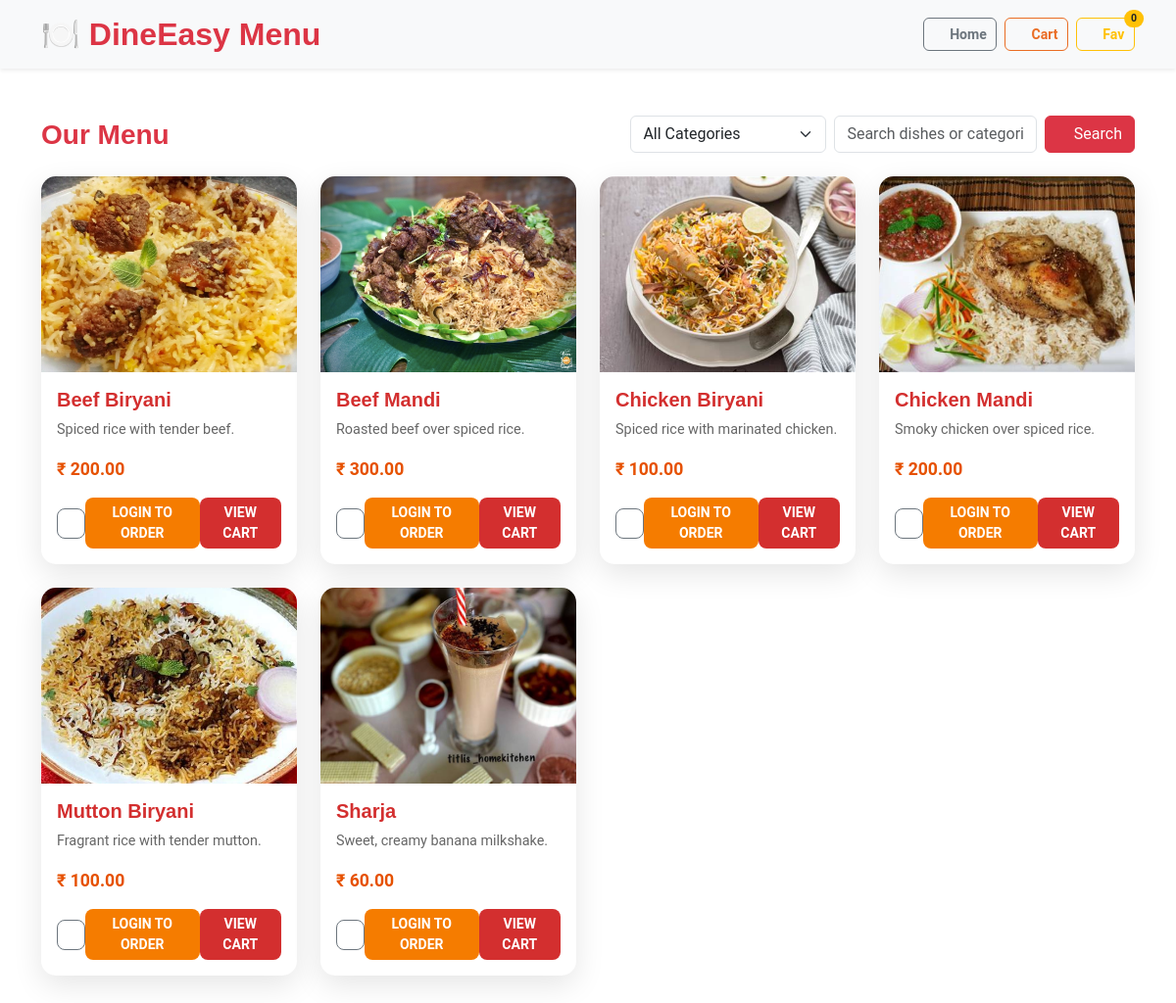
The app's page /menu/ with its own data.
### admin_app/models.py (models this page shows)
class fooditems(models.Model):
    name = models.CharField(max_length=100)
    description = models.TextField()
    price = models.DecimalField(max_digits=10, decimal_places=2)
    category = models.ForeignKey(categorydb, on_delete=models.CASCADE)
    image = models.ImageField(upload_to='food_items/', blank=True, null=True)
    availability = models.BooleanField(default=True)

### customer_app/views.py (the view)
# urls.py: path('menu/', views.view_menu, name='view_menu'),
def view_menu(request):
    try:
        categories = categorydb.objects.all()
        selected_category = request.GET.get('category', '').strip() or None
        search_query = request.GET.get('q', '').strip()
        from django.db.models import Q
        foods_qs = fooditems.objects.select_related('category').filter(availability=True).order_by('name')
        if selected_category:
            try:
                selected_category_int = int(selected_category)
                foods_qs = foods_qs.filter(category_id=selected_category_int)
            except (ValueError, TypeError):
                selected_category = None
        if search_query:
            foods_qs = foods_qs.filter(
                Q(name__icontains=search_query)
                | Q(description__icontains=search_query)
                | Q(category__Category_name__icontains=search_query)
            )
        page = request.GET.get('page', '1').strip()
        try:
            page_num = int(page) if page else 1
        except (ValueError, TypeError):
            page_num = 1
        paginator = Paginator(foods_qs, 12)  # 12 items per page
        try:
            foods_page = paginator.page(page_num)
        except PageNotAnInteger:
            foods_page = paginator.page(1)
        except EmptyPage:
            foods_page = paginator.page(paginator.num_pages)
        foods_with_images = []
        for food in foods_page.object_list:
            try:
                if food.image:
                    _ = food.image.url
                foods_with_images.append(food)
            except Exception as e:
                import logging
                logger = logging.getLogger(__name__)
                logger.warning(f"Image error for food item {food.id}: {str(e)}")
                food.image = None
                foods_with_images.append(food)
        fav_list = request.session.get('favorites', [])
        fav_count = len(fav_list)
        try:
            fav_ids = set(int(x) for x in fav_list if x)
        except (ValueError, TypeError):
            fav_ids = set()
        context = {
            'categories': categories,
            'foods': foods_with_images,
            'page_obj': foods_page,
            'paginator': paginator,
            'selected_category': int(selected_category) if selected_category else None,
            'search_query': search_query,
            'cart_count': sum(_get_cart(request.session).values()) if 'cart' in request.session else 0,
            'fav_count': fav_count,
            'favorites': fav_ids,
        }
        return render(request, 'menu.html', context)
    except Exception as e:
        import logging
        logger = logging.getLogger(__name__)
        logger.error(f"Error in view_menu: {str(e)}", exc_info=True)
        messages.error(request, 'An error occurred while loading the menu. Please try again.')
        return redirect('customer_app:cust_home')

### customer_app/templates/menu.html (shortened to what this page needs)
{% load static %}
<!DOCTYPE html>
<html lang="en">
<head>
  <link href="{% static 'customer_app/vendors/bootstrap/css/bootstrap.min.css' %}" rel="stylesheet">
  <link href="{% static 'customer_app/vendors/bootstrap-icons/bootstrap-icons.css' %}" rel="stylesheet">
  <link href="{% static 'customer_app/vendors/aos/aos.css' %}" rel="stylesheet">
  <link href="{% static 'customer_app/vendors/glightbox/css/glightbox.min.css' %}" rel="stylesheet">
  <link href="{% static 'customer_app/vendors/swiper/swiper-bundle.min.css' %}" rel="stylesheet">
  <link href="{% static 'customer_app/css/main.css' %}" rel="stylesheet">
</head>
<body>
<header class="py-3 bg-light shadow-sm">
  <div class="container d-flex justify-content-between align-items-center">
    <h2 class="fw-bold text-danger mb-0">🍽️ DineEasy Menu</h2>
    <div class="d-flex gap-2">
      <a href="{% url 'customer_app:cust_home' %}" class="btn btn-outline-secondary btn-sm">
        <i class="bi bi-house"></i> Home
      </a>
      <a href="{% url 'customer_app:view_cart' %}" class="btn btn-outline-danger btn-sm position-relative">
        <i class="bi bi-cart3"></i> Cart
      </a>
      <a href="{% url 'customer_app:favorites' %}" id="favoritesButton" class="btn btn-outline-warning btn-sm position-relative" title="Favorites">
        <i class="bi bi-heart"></i> Fav
        <span id="fav-count" class="position-absolute top-0 start-100 translate-middle badge rounded-pill bg-warning text-dark">{{ fav_count|default:0 }}</span>
      </a>
    </div>
  </div>
</header>
<main class="container py-5" data-aos="fade-up">
  <div class="d-flex align-items-center justify-content-between mb-4">
    <h3 class="fw-bold text-danger mb-0">Our Menu</h3>
    <form method="get" class="d-flex gap-2" role="search">
      <select name="category" class="form-select" style="max-width:200px;">
        <option value="">All Categories</option>
      </select>
      <input type="text" name="q" value="{{ search_query }}" class="form-control" placeholder="Search dishes or categories" style="min-width:120px;max-width:360px;flex:1;">
      <button class="btn btn-danger" type="submit"><i class="bi bi-search"></i> Search</button>
    </form>
  </div>
  {% if foods %}
    <div class="row g-4">
      {% for item in foods %}
        <div class="col-12 col-sm-6 col-md-4 col-lg-3">
          <div class="menu-item">
            {% if item.image %}
              <img src="{{ item.image.url }}" alt="{{ item.name }}">
            {% else %}
              <img src="{% static 'customer_app/images/menu/menu-item-1.png' %}" alt="{{ item.name }}">
            {% endif %}
            <div class="content">
              <h5>{{ item.name }}</h5>
              <p>{{ item.description|default:"Tasty dish"|truncatechars:80 }}</p>
              <p class="price">₹ {{ item.price }}</p>
              <div class="d-flex justify-content-between mt-3">
                <div class="d-flex align-items-center gap-2">
                  <button type="button" class="btn btn-outline-secondary btn-sm fav-toggle" data-id="{{ item.id }}" title="Toggle favorite">
                    <i class="bi {% if item.id in favorites %}bi-heart-fill text-danger{% else %}bi-heart{% endif %}"></i>
                  </button>
                </div>
                {% if request.session.Username %}
                  <form method="post" action="{% url 'customer_app:add_to_cart' item.id %}">
                    {% csrf_token %}
                    <button class="btn btn-cart btn-sm" type="submit">Add to Cart</button>
                  </form>
                {% else %}
                  <a class="btn btn-cart btn-sm" href="{% url 'login' %}">Login to Order</a>
                {% endif %}
                <a class="btn btn-buy btn-sm" href="{% url 'customer_app:view_cart' %}">View Cart</a>
              </div>
            </div>
          </div>
        </div>
      {% endfor %}
    </div>
  {% endif %}
</main>
</body>
</html>

### customer_app/static/customer_app/css/main.css (style rules this page uses)
:root { --default-font: "Roboto", system-ui, -apple-system, "Segoe UI", Roboto, "Helvetica Neue", Arial, "Noto Sans", "Liberation Sans", sans-serif, "Apple Color Emoji", "Segoe UI Emoji", "Segoe UI Symbol", "Noto Color Emoji"; --heading-font: "Amatic SC", sans-serif; --nav-font: "Inter", sans-serif; }
:root { --background-color: #ffffff; --default-color: #212529; --heading-color: #37373f; --accent-color: #ce1212; --surface-color: #ffffff; --contrast-color: #ffffff; }
:root { --nav-color: #7f7f90; --nav-hover-color: #ce1212; --nav-mobile-background-color: #ffffff; --nav-dropdown-background-color: #ffffff; --nav-dropdown-color: #7f7f90; --nav-dropdown-hover-color: #ce1212; }
:root { scroll-behavior: smooth; }
body { color: var(--default-color); background-color: var(--background-color); font-family: var(--default-font); }
a { color: var(--accent-color); text-decoration: none; transition: 0.3s; }
h1, h2, h3, h4, h5, h6 { color: var(--heading-color); font-family: var(--heading-font); }

### customer_app/templates/menu.html (style rules this page uses)
header.py-3 .btn { padding: 0.35rem 0.6rem; font-size: 0.88rem; border-radius: 6px; font-weight: 600; display: inline-flex; align-items: center; gap: 0.35rem; }
header.py-3 .btn.btn-outline-secondary { color: #6c757d; }
header.py-3 .btn.btn-outline-danger { color: #ea6d24; border-color: #ea6d24; }
.menu-item { border-radius: 15px; background: #fff; box-shadow: 0 10px 30px rgba(0,0,0,0.1); overflow: hidden; transition: transform 0.3s ease, box-shadow 0.3s ease; }
.menu-item img { width: 100%; height: 200px; object-fit: cover; }
.menu-item .content { padding: 1rem; }
.menu-item h5 { font-weight: 600; color: #d32f2f; }
.menu-item p { color: #666; font-size: 0.9rem; }
.menu-item .price { font-size: 1.1rem; font-weight: 600; color: #e65100; }
.menu-item .btn { border-radius: 8px; font-weight: 600; text-transform: uppercase; }
.menu-item .btn-cart { background: #f57c00; color: #fff; }
.menu-item .btn-buy { background: #d32f2f; color: #fff; }

### records on screen
fooditems: image (picture), name "Beef Biryani", description "Spiced rice with tender beef.", price "200.00"
fooditems: image (picture), name "Beef Mandi", description "Roasted beef over spiced rice.", price "300.00"
fooditems: image (picture), name "Chicken Biryani", description "Spiced rice with marinated chicken.", price "100.00"
fooditems: image (picture), name "Chicken Mandi", description "Smoky chicken over spiced rice.", price "200.00"
fooditems: image (picture), name "Mutton Biryani", description "Fragrant rice with tender mutton.", price "100.00"
fooditems: image (picture), name "Sharja", description "Sweet, creamy banana milkshake.", price "60.00"

### other values on screen
{{ fav_count|default:0 }} "0"
